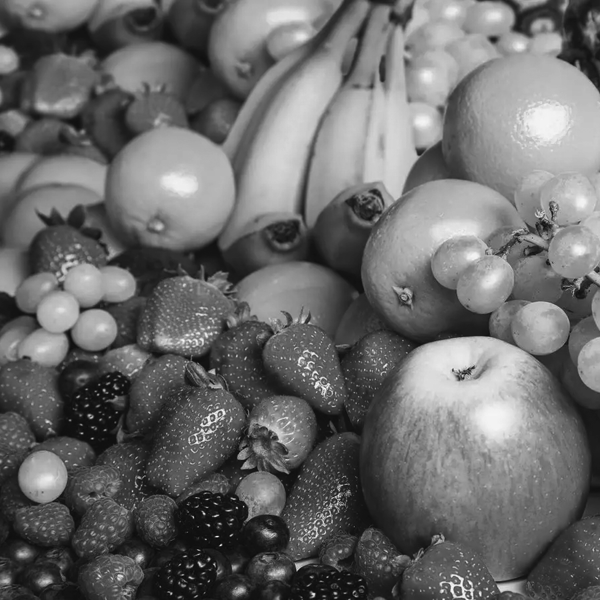
#> input picture Project_2/fruit.tif, 600 x 600 px, given in place of Kid2_degraded.tiff, which was not available
$ python project_3.py
#> lines starting #> are read from the running program, lines starting #| are printed output that depends on the picture; pictures that were not available may be replaced by others from this repository, and a replacement may not be noted
#> in main, image is the input picture: shape (600, 600); min 8, max 255, mean 106.3
import os
import argparse
import cv2
import numpy as np
import numpy.fft as fft
import matplotlib.pyplot as plt
from numpy.fft import ifft2, ifft, fft2, fftshift, ifftshift


def check_folder(path):
    if not os.path.exists(path):
        os.makedirs(path)
    return path


def fft_2d(img, n_x, n_y):
    """

    Parameters
    ------------
    img: input image
    n_x: DFT dimension of x
    n_y: DFT dimension of y

    Returns
    -----------
    return 2d fft result shape: (n_x, n_y)
    """
    f = np.fft.fft2(img,(n_x, n_y))
    fshift = np.fft.fftshift(f)

    return fshift

def ifft_2d(img):
    """
    Parameters
    ------------
    img: input image

    Returns
    ------------
    return 2d ifft result shape: (n_x, n_y)
    """
    fshift = np.fft.ifftshift(img)
    result = np.fft.ifft(fshift)
    return result


def calMeanVar(img):

    hist, pixel_value = np.histogram(img, 256, [0,256], density=True)

    mean = np.sum(hist * pixel_value[:-1])
    var = np.sum((pixel_value[:-1] - mean)**2 * hist)

    return mean, var

def generate_GLPF(shape=(800, 800), d_0=100):
    """
    generate 2-D Gaussian lowpass filter


    Parameters
    ---------------
    shape: dimension of the gaussian lowpass filter (M, N)
    d_0: cutoff frequency


    Returns
    ---------------
    Gaussian lowpass filter shape: (M, N) with cutoff frequency d_0

    """
    m, n = shape
    x = np.linspace(0, m, num=m)
    y = np.linspace(0, n, num=n)
    xv, yv = np.meshgrid(x, y, sparse=False)
    h = np.exp(-((xv - m/2)*(xv - m/2) + (yv - n/2)*(yv - n/2)) / (2. * d_0 * d_0) )

    return h

def save_img(src, title, save_path):
    global SAVE
    plt.figure()
    plt.imshow(np.real(src), cmap="gray")
    plt.title(title)
    plt.axis("off")

    if (os.path.exists(save_path + title + ".png")):
        return
    if SAVE:
        check_folder((save_path))
        plt.savefig(save_path + title + ".png", dpi=200, bbox_inches='tight')

def save_hist(src, title, save_path):
    global SAVE
    plt.figure()
    plt.hist(np.real(src).ravel(), 256, [0, 256])
    plt.title(title)
    plt.xlabel("Brightness")

    if (os.path.exists(save_path + title + "-histogram.png")):
        return
    if SAVE:
        check_folder((save_path))
        plt.savefig(save_path + title + "-histogram.png", dpi=200, bbox_inches='tight')


def AlphaTrimFilter(img, n, alpha):

    """
    Implement the Alpha-Trimmed mean filter

    Params
    -----
    img: img source
    n: filter size nxn
    alpha: numbers of trimmed elements
    """
#> called with n = 5, alpha = 16

    v = int((n - 1) / 2)

    # add zero padding outside the image to prevent NaN values during the trimming
    pad_img = np.pad(img, pad_width=v)
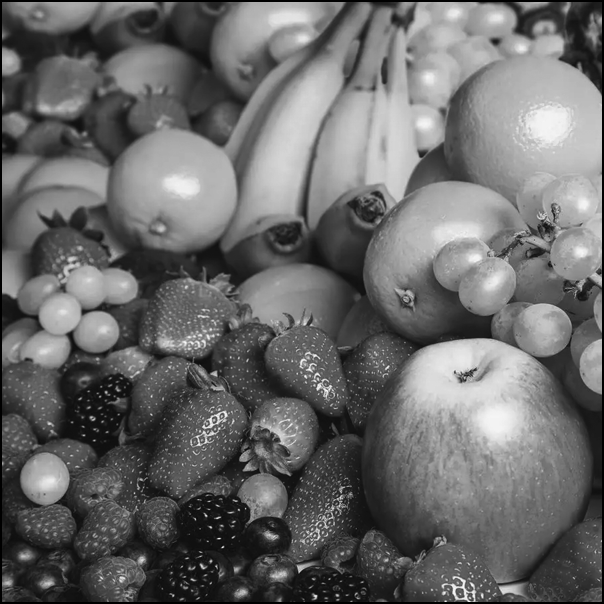
#> pad_img: shape (604, 604); min 0, max 255, mean 104.9

    vector_i = []
    for i in range(0, img.shape[0]):
        vector_j = []
        for j in range(0, img.shape[1]):
            # Slice the sub-region of the image
            block = pad_img[i:i+n, j:j+n]

            # Flatten the sub-region
            vector_j.append(block.flatten())

        vector_i.append(vector_j)
#> after the loop, vector_i = 600 items
    # Do the sort() in once
    final = np.array(vector_i).reshape(img.shape[0], img.shape[1], n**2)
    final = np.sort(final, axis=-1)
    result_img = np.mean(final[:,:, (alpha // 2): -(alpha // 2)], axis=-1)

    return result_img


def inverse_filter(image, filter):
    """
    Do deconvolution to the image with given filter

    Params
    ------
    image: image source
    filter: filter in frequency domain
    """
    return ifft2(ifftshift((fftshift(fft2(image)) * (1 / filter))))


def main():

    # [5 lines of commented-out code are left out]

    image = cv2.imread('Kid2_degraded.tiff', 0)


    denoise_img = AlphaTrimFilter(image, 5, 16)

    glpf = generate_GLPF((image.shape[0],image.shape[1]), 250)

    recover_result = inverse_filter(denoise_img, glpf)

    noise =  image -(denoise_img)
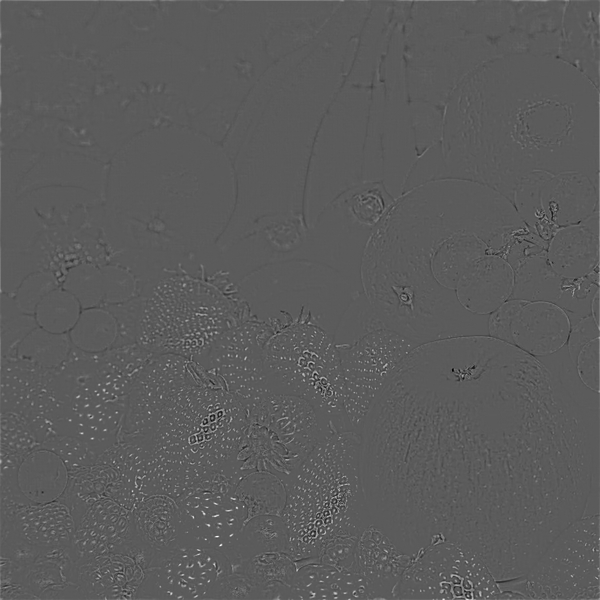
#> noise: shape (600, 600) float64; min -116, max 207.7, mean 1.1; drawn with min black and max white
    mean, var = calMeanVar(noise)
#> in calMeanVar, `hist, pixel_value = np.histogram(img, 256, [0,256], density=True)`: hist = 256 values, max 0.41 at index 0, min 0 at index 130, mean 0.00391; pixel_value = 257 values from 0 to 256
#> in calMeanVar, `mean = np.sum(hist * pixel_value[:-1])`: mean = 4.52
#> in calMeanVar, `var = np.sum((pixel_value[:-1] - mean)**2 * hist)`: var = 121.7
#> mean = 4.52; var = 121.7
    print("========Parameters of Noise Model==========")
    print(f'mean = {mean:.4f}, variance = {var:.4f}')
#| mean = 4.5246, variance = 121.6811

    # [4 lines of commented-out code are left out]

    save_img(recover_result, "D0=250", 'results/')
    save_hist(recover_result, "Deconvolution result_histogram", 'results/')

    save_hist(noise, "Noise", 'results/')

    plt.show()
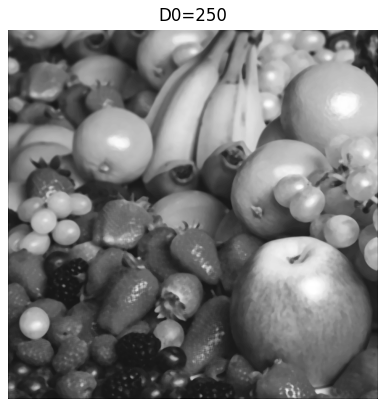
#> figure drawn by matplotlib, 1 panel
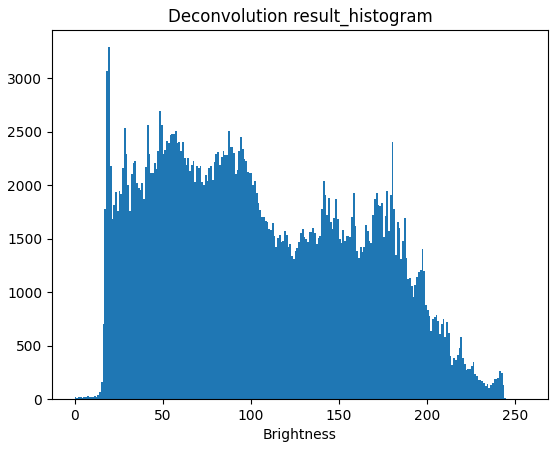
#> figure drawn by matplotlib, 1 panel; tallest bar 3289 high, from x = 19 to 20
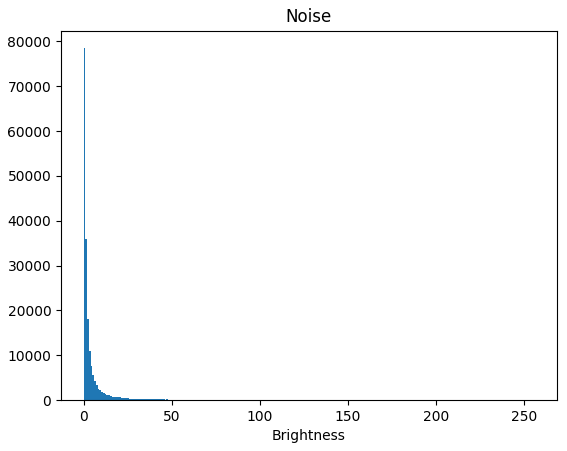
#> figure drawn by matplotlib, 1 panel; tallest bar 78475 high, from x = 0 to 1
if __name__ == "__main__":
    parser = argparse.ArgumentParser()
    parser.add_argument("--save", help="Whether to save the image", action="store_true")
    args = parser.parse_args()
    SAVE = args.save
    main()

$ run again, on Project_2/kid.tif
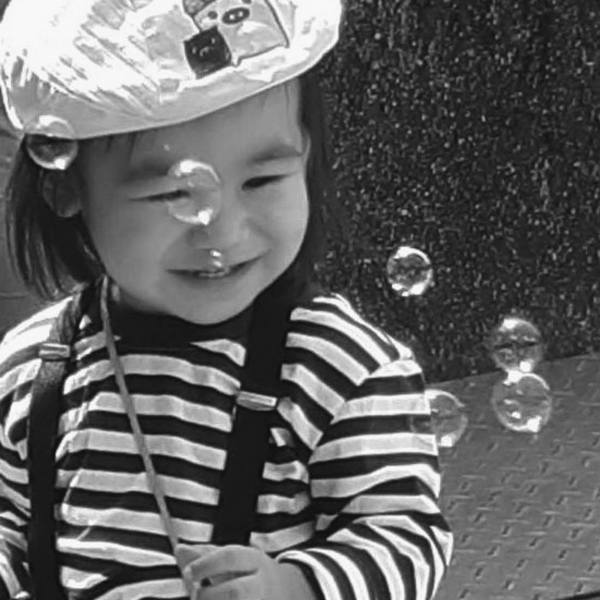
#> input picture Project_2/kid.tif, 600 x 600 px, given in place of Kid2_degraded.tiff, which was not available
#> in main, image is the input picture: shape (600, 600); min 16, max 248, mean 99.4
#> after the loop in AlphaTrimFilter, `for i in range(0, img.shape[0]):`: vector_i = 600 items
#> in main, `noise =  image -(denoise_img)`:
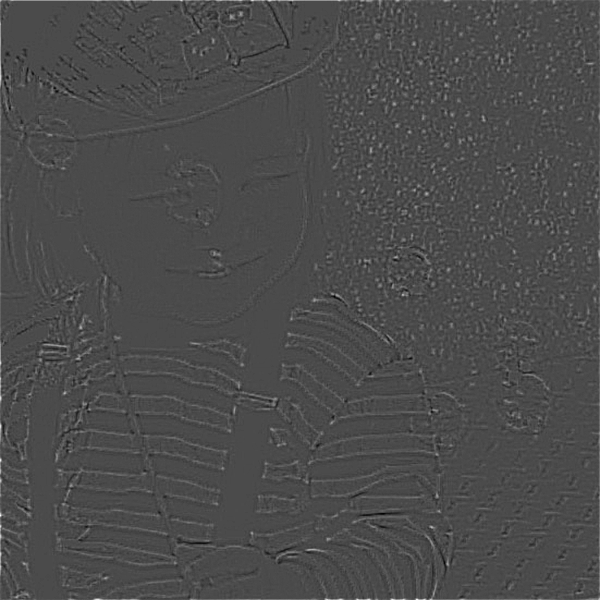
#> noise: shape (600, 600) float64; min -56.44, max 135.2, mean 0.8; drawn with min black and max white
#> hist = 256 values, max 0.326 at index 0, min 0 at index 89, mean 0.00391; pixel_value = 257 values from 0 to 256
#> in calMeanVar, `mean = np.sum(hist * pixel_value[:-1])`: mean = 4.25
#> in calMeanVar, `var = np.sum((pixel_value[:-1] - mean)**2 * hist)`: var = 51.25
#> in main, `mean, var = calMeanVar(noise)`: mean = 4.25; var = 51.25
#| mean = 4.2549, variance = 51.2535
#> in main, `plt.show()`:
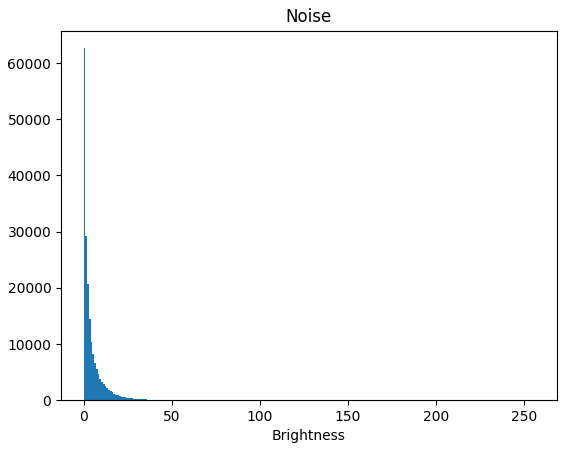
#> figure drawn by matplotlib, 1 panel; tallest bar 62647 high, from x = 0 to 1
